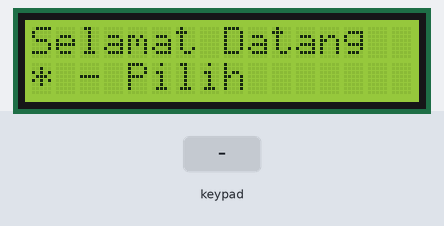
The sketch below on a simulated Arduino Uno, built with avr-gcc and run on an emulated ATmega328P. Parts: 16×2 character LCD. Inputs (shaded band) come from the test bench. What the sketch prints to the serial monitor is not drawn.

Above: at 1.2 s.
1.3 s: key '9' pressed
At 1.8 s:
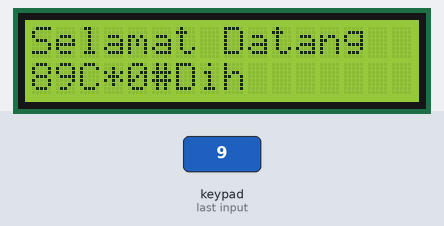
2.8 s: keypad keys 4 5 6 7 # pressed 0.4 s apart
At 4.3 s:
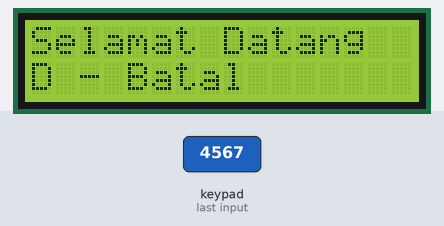
6.3 s: key 'A' pressed
At 9.2 s:
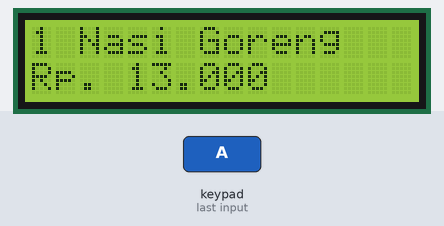
9.3 s: key 'B' pressed
At 10.8 s:
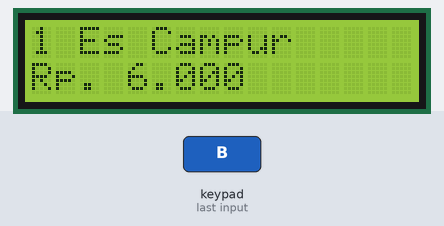
12.3 s: keypad keys 4 5 6 7 * pressed 0.4 s apart
At 14.9 s:
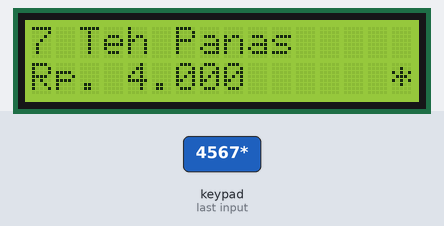
15.8 s: keypad keys 4 5 6 7 D pressed 0.4 s apart
At 18.0 s:
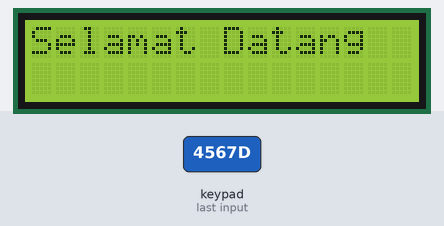
Timing chart, 0 to 19.5 s (numbered marks = the images above; inputs shaded):
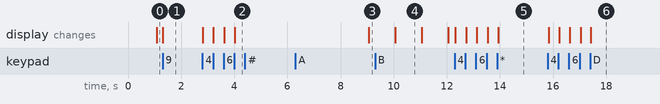

The sketch:

ProjectMandiriTKD.ino
```cpp
#include <LiquidCrystal_I2C.h>
#include <Keypad.h>

const byte ROWS = 4; //four rows
const byte COLS = 4; //three columns
char keys[ROWS][COLS] = {
  {'1', '2', '3', 'A'},
  {'4', '5', '6', 'B'},
  {'7', '8', '9', 'C'},
  {'*', '0', '#', 'D'}
};
byte rowPins[ROWS] = {4, 5, 6, 7};
byte colPins[COLS] = {8, 9, 10, 11};

Keypad keypad = Keypad( makeKeymap(keys), rowPins, colPins, ROWS, COLS );

LiquidCrystal_I2C lcd(0x3F, 16, 2);

struct daftarMenu {
  char strMenu[17];
  uint32_t harga;
  bool pilihan;
};

char menuUtama[][17] = {
  "0..9 - Pilih    ",
  "* - Pilih       ",
  "# - Batal       ",
  "A - Makanan     ",
  "B - Minuman     ",
  "C - Total/Pesan ",
  "D - Batal       ",
};
daftarMenu menuMakanan[] = {
  {"1 Nasi Goreng   ", 13000L, false},
  {"2 Mie Goreng    ", 8000L, false},
  {"3 Bihun Goreng  ", 8000L, false},
  {"4 Mie Rebus     ", 6000L, false},
  {"5 Gado-gado     ", 13000L, false},
  {"6 Soto Padang   ", 15000L, false},
  {"7 Sate Padang   ", 18000L, false},
};
daftarMenu menuMinuman[] = {
  {"1 Es Campur     ", 6000L, false},
  {"2 Es Tebak      ", 7500L, false},
  {"3 Es Kosong     ", 2000L, false},
  {"4 Jus Jeruk     ", 6000L, false},
  {"5 Jus Pokat     ", 6500L, false},
  {"6 Kopi          ", 4000L, false},
  {"7 Teh Panas     ", 4000L, false},
  {"8 Teh Telur     ", 8000L, false},
};

int8_t indexMenu = -1;
byte menuLevel = 0;
byte menuLevelSebelumnya = -1;

enum ModeMenu {
  modeMenuMakanan,
  modeMenuMinuman,
};
ModeMenu modeMenu;
#define standarWaktuTampil  1000L
#define LihatWaktuTampil    5000L
#define jumlahMakanan       sizeof(menuMakanan)/sizeof(menuMakanan[0])
#define jumlahMinuman       sizeof(menuMinuman)/sizeof(menuMinuman[0])

uint16_t waktuTampil;
unsigned long millisMulai;

void setup()
{
  Serial.begin(9600);
  Serial.println("Menu LCD Arduino dengan keypad");
  Serial.println("http://www.semesin.com/project/");

  Wire.begin();
  Wire.beginTransmission(0x3F);
  if (Wire.endTransmission())
  {
    lcd = LiquidCrystal_I2C(0x27, 16, 2);
  }
  lcd.begin ();
  lcd.backlight();
  //  tampilanDepan();
  millisMulai = millis();
  resetPilihan();
}

void loop()
{
  char key = keypad.getKey();

  if (key) {
    Serial.println(key);
    switch (key)
    {
      case 'A':
        menuLevel = 1;
        indexMenu = -1;
        modeMenu = modeMenuMakanan;
        break;
      case 'B':
        menuLevel = 1;
        indexMenu = -1;
        modeMenu = modeMenuMinuman;
        break;
      case 'C':
        menuLevel = 2;
        updateMenu();
        break;
      case 'D':
        resetPilihan();
        menuLevel = 0;
        indexMenu = -1;
        updateMenu();
        break;
      case '*':
        if (menuLevel == 2)
        {
          pesananMasuk();
        }
        else
        {
          if (waktuTampil == LihatWaktuTampil)
          {
            if (modeMenu == modeMenuMakanan)
            {
              menuMakanan[indexMenu].pilihan = true;
            }
            else if (modeMenu == modeMenuMinuman)
            {
              menuMinuman[indexMenu].pilihan = true;
            }
            updateMenu();
          }
          else
          {
            waktuTampil = LihatWaktuTampil;
            millisMulai = millis();
          }
        }
        break;
      case '#':
        if (menuLevel == 2)
        {
          menuLevel = 1;
        }
        else
        {
          if (waktuTampil == LihatWaktuTampil)
          {
            if (modeMenu == modeMenuMakanan)
            {
              menuMakanan[indexMenu].pilihan = false;
            }
            else if (modeMenu == modeMenuMinuman)
            {
              menuMinuman[indexMenu].pilihan = false;
            }
            updateMenu();
          }
          else
          {
            waktuTampil = LihatWaktuTampil;
            millisMulai = millis();
          }
        }
        break;
      default:
        indexMenu = key - '1';
        updateMenu();
        millisMulai = millis();
        waktuTampil = LihatWaktuTampil;
        break;
    }
  }

  if (millis() - millisMulai > waktuTampil)
  {
    millisMulai = millis();
    waktuTampil = standarWaktuTampil;
    indexMenu++;
    updateMenu();
    menuLevelSebelumnya = menuLevel;
  }
}
void pesananMasuk()
{
  //Aksi pesanan masuk
  lcd.setCursor(0, 0);
  lcd.println("  Terima Kasih  ");
  lcd.setCursor(0, 1);
  lcd.println("Silahkan tunggu ");
  delay(3000);
  Serial.println("Pesanan masuk!!!");
  menuLevel = 0;
  indexMenu = -1;
}
void updateMenu()
{
  if (menuLevel == 0)
  {
    if (indexMenu == sizeof(menuUtama) / sizeof(menuUtama[0]))
    {
      indexMenu = 0;
    }
    if (menuLevelSebelumnya != menuLevel)
    {
      lcd.clear();
      lcd.print("Selamat Datang");
    }
    tampilMenuUtama(indexMenu);
  }
  else if (menuLevel == 2)
  {
    lcd.setCursor(0, 0);
    lcd.print("Rp. ");
    formatStrHarga(totalPilihan());
    lcd.setCursor(0, 1);
    lcd.print("* Ya   # kembali");
  }
  else if (modeMenu == modeMenuMakanan)
  {
    if (indexMenu >= jumlahMakanan)
    {
      indexMenu = 0;
    }
    tampilMenuMakanan(indexMenu);
  }
  else if (modeMenu == modeMenuMinuman)
  {
    if (indexMenu >= jumlahMinuman)
    {
      indexMenu = 0;
    }
    tampilMenuMinuman(indexMenu);
  }
}
void resetPilihan()
{
  for (byte i = 0; i < jumlahMakanan; i++)
  {
    menuMakanan[i].pilihan = false;
  }
  for (byte i = 0; i < jumlahMinuman; i++)
  {
    menuMinuman[i].pilihan = false;
  }
}
uint32_t totalPilihan()
{
  uint32_t total = 0;
  for (byte i = 0; i < jumlahMakanan; i++)
  {
    if (menuMakanan[i].pilihan)
    {
      total += menuMakanan[i].harga;
    }
  }
  for (byte i = 0; i < jumlahMinuman; i++)
  {
    if (menuMinuman[i].pilihan)
    {
      total += menuMinuman[i].harga;
    }
  }
  return total;
}
void tampilMenuUtama(byte index)
{
  lcd.setCursor(0, 1);
  lcd.print(menuUtama[index]);
}
void tampilMenuMakanan(byte index)
{
  lcd.setCursor(0, 0);
  lcd.print(menuMakanan[index].strMenu);
  lcd.setCursor(0, 1);
  lcd.print("Rp. ");
  formatStrHarga(menuMakanan[index].harga);
  if (menuMakanan[index].pilihan)
  {
    lcd.setCursor(15, 1);
    lcd.print("*");
  }
}
void tampilMenuMinuman(byte index)
{
  lcd.setCursor(0, 0);
  lcd.print(menuMinuman[index].strMenu);
  lcd.setCursor(0, 1);
  lcd.print("Rp. ");
  formatStrHarga(menuMinuman[index].harga);
  if (menuMinuman[index].pilihan)
  {
    lcd.setCursor(15, 1);
    lcd.print("*");
  }
}
void formatStrHarga(uint32_t harga)
{
  String strHarga = String(harga);
  uint8_t panjangStr = strHarga.length();
  uint8_t offset = 3 - (panjangStr % 3);
  for (byte i = 0; i < strHarga.length(); i++)
  {
    lcd.print(strHarga[i]);
    if (!((strHarga.length() + i - offset + 1) % 3))
    {
      if (i != strHarga.length() - 1)
      {
        lcd.print('.');
      }
    }
  }
  for (byte i = 0; i < 16 - 5 - strHarga.length(); i++)
  {
    lcd.print(' ');
  }
}
```

Measured:
- after the input at 1.3 s, the display: changes at once (image 1)
- after the input at 2.8 s, the display: first changes at once (image 2 shows a later state)
- after the input at 6.3 s, the display: changes after 2.8 s (image 3)
- after the input at 9.3 s, the display: changes after 0.76 s (image 4)
- what the display in image 4 shows lasts 1.0 s, from 10.1 s to 11.1 s
